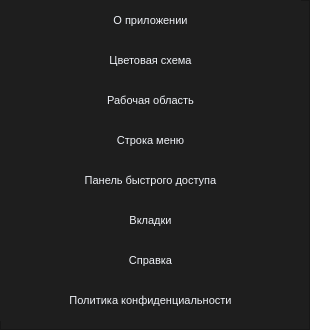
    <widget class="QFrame" name="section_frame">
     <property name="minimumSize">
      <size>
       <width>300</width>
       <height>0</height>
      </size>
     </property>
     <property name="styleSheet">
      <string notr="true">QFrame {
	background-color: rgb(30, 30, 30);
}</string>
     </property>
     <property name="frameShape">
      <enum>QFrame::StyledPanel</enum>
     </property>
     <property name="frameShadow">
      <enum>QFrame::Raised</enum>
     </property>
     <widget class="QPushButton" name="btn_program_info">
      <property name="geometry">
       <rect>
        <x>0</x>
        <y>0</y>
        <width>301</width>
        <height>41</height>
       </rect>
      </property>
      <property name="font">
       <font>
        <pointsize>8</pointsize>
       </font>
      </property>
      <property name="styleSheet">
       <string notr="true">QPushButton {
	background-color: rgb(30, 30, 30);
	color: rgb(240, 243, 249);
	border: 0px;
}

QPushButton:hover {
	background-color: rgb(77, 77, 77);
}</string>
      </property>
      <property name="text">
       <string>О приложении</string>
      </property>
     </widget>
     <widget class="QPushButton" name="btn_color_style">
      <property name="geometry">
       <rect>
        <x>0</x>
        <y>40</y>
        <width>301</width>
        <height>41</height>
       </rect>
      </property>
      <property name="font">
       <font>
        <pointsize>8</pointsize>
       </font>
      </property>
      <property name="styleSheet">
       <string notr="true">QPushButton {
	background-color: rgb(30, 30, 30);
	color: rgb(240, 243, 249);
	border: 0px;
}

QPushButton:hover {
	background-color: rgb(77, 77, 77);
}</string>
      </property>
      <property name="text">
       <string>Цветовая схема</string>
      </property>
     </widget>
     <widget class="QPushButton" name="btn_privacy_policy">
      <property name="geometry">
       <rect>
        <x>0</x>
        <y>280</y>
        <width>301</width>
        <height>41</height>
       </rect>
      </property>
      <property name="font">
       <font>
        <pointsize>8</pointsize>
       </font>
      </property>
      <property name="styleSheet">
       <string notr="true">QPushButton {
	background-color: rgb(30, 30, 30);
	color: rgb(240, 243, 249);
	border: 0px;
}

QPushButton:hover {
	background-color: rgb(77, 77, 77);
}</string>
      </property>
      <property name="text">
       <string>Политика конфиденциальности</string>
      </property>
     </widget>
     <widget class="QPushButton" name="btn_app_set">
      <property name="geometry">
       <rect>
        <x>0</x>
        <y>80</y>
        <width>301</width>
        <height>41</height>
       </rect>
      </property>
      <property name="font">
       <font>
        <pointsize>8</pointsize>
       </font>
      </property>
      <property name="styleSheet">
       <string notr="true">QPushButton {
	background-color: rgb(30, 30, 30);
	color: rgb(240, 243, 249);
	border: 0px;
}

QPushButton:hover {
	background-color: rgb(77, 77, 77);
}</string>
      </property>
      <property name="text">
       <string>Рабочая область</string>
      </property>
     </widget>
     <widget class="QPushButton" name="btn_quick_panel">
      <property name="geometry">
       <rect>
        <x>0</x>
        <y>160</y>
        <width>301</width>
        <height>41</height>
       </rect>
      </property>
      <property name="font">
       <font>
        <pointsize>8</pointsize>
       </font>
      </property>
      <property name="styleSheet">
       <string notr="true">QPushButton {
	background-color: rgb(30, 30, 30);
	color: rgb(240, 243, 249);
	border: 0px;
}

QPushButton:hover {
	background-color: rgb(77, 77, 77);
}</string>
      </property>
      <property name="text">
       <string>Панель быстрого доступа</string>
      </property>
     </widget>
     <widget class="QPushButton" name="btn_help_set">
      <property name="geometry">
       <rect>
        <x>0</x>
        <y>240</y>
        <width>301</width>
        <height>41</height>
       </rect>
      </property>
      <property name="font">
       <font>
        <pointsize>8</pointsize>
       </font>
      </property>
      <property name="styleSheet">
       <string notr="true">QPushButton {
	background-color: rgb(30, 30, 30);
	color: rgb(240, 243, 249);
	border: 0px;
}

QPushButton:hover {
	background-color: rgb(77, 77, 77);
}</string>
      </property>
      <property name="text">
       <string>Справка</string>
      </property>
     </widget>
     <widget class="QPushButton" name="btn_tab">
      <property name="geometry">
       <rect>
        <x>0</x>
        <y>200</y>
        <width>301</width>
        <height>41</height>
       </rect>
      </property>
      <property name="font">
       <font>
        <pointsize>8</pointsize>
       </font>
      </property>
      <property name="styleSheet">
       <string notr="true">QPushButton {
	background-color: rgb(30, 30, 30);
	color: rgb(240, 243, 249);
	border: 0px;
}

QPushButton:hover {
	background-color: rgb(77, 77, 77);
}</string>
      </property>
      <property name="text">
       <string>Вкладки</string>
      </property>
     </widget>
     <widget class="QPushButton" name="btn_line_menu">
      <property name="geometry">
       <rect>
        <x>0</x>
        <y>120</y>
        <width>301</width>
        <height>41</height>
       </rect>
      </property>
      <property name="font">
       <font>
        <pointsize>8</pointsize>
       </font>
      </property>
      <property name="styleSheet">
       <string notr="true">QPushButton {
	background-color: rgb(30, 30, 30);
	color: rgb(240, 243, 249);
	border: 0px;
}

QPushButton:hover {
	background-color: rgb(77, 77, 77);
}</string>
      </property>
      <property name="text">
       <string>Строка меню</string>
      </property>
     </widget>
    </widget>
